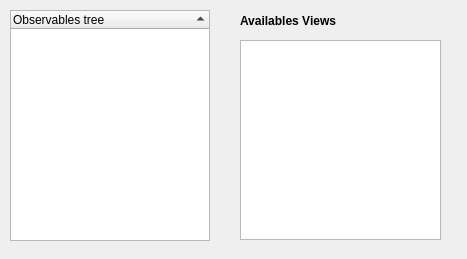
<?xml version="1.0" encoding="UTF-8"?>
<ui version="4.0">
 <class>FileVpzObservables</class>
 <widget class="QWidget" name="FileVpzObservables">
  <property name="geometry">
   <rect>
    <x>0</x>
    <y>0</y>
    <width>467</width>
    <height>259</height>
   </rect>
  </property>
  <property name="windowTitle">
   <string>Form</string>
  </property>
  <widget class="QTreeWidget" name="obsTree">
   <property name="geometry">
    <rect>
     <x>10</x>
     <y>10</y>
     <width>200</width>
     <height>231</height>
    </rect>
   </property>
   <property name="maximumSize">
    <size>
     <width>200</width>
     <height>16777215</height>
    </size>
   </property>
   <property name="selectionMode">
    <enum>QAbstractItemView::MultiSelection</enum>
   </property>
   <property name="autoExpandDelay">
    <number>-1</number>
   </property>
   <property name="sortingEnabled">
    <bool>true</bool>
   </property>
   <column>
    <property name="text">
     <string notr="true">Observables tree</string>
    </property>
   </column>
  </widget>
  <widget class="QLabel" name="viewsLabel">
   <property name="geometry">
    <rect>
     <x>240</x>
     <y>10</y>
     <width>441</width>
     <height>21</height>
    </rect>
   </property>
   <property name="font">
    <font>
     <weight>75</weight>
     <bold>true</bold>
    </font>
   </property>
   <property name="text">
    <string>Availables Views</string>
   </property>
  </widget>
  <widget class="QListWidget" name="viewsList">
   <property name="geometry">
    <rect>
     <x>240</x>
     <y>40</y>
     <width>201</width>
     <height>200</height>
    </rect>
   </property>
   <property name="maximumSize">
    <size>
     <width>260</width>
     <height>200</height>
    </size>
   </property>
   <property name="selectionMode">
    <enum>QAbstractItemView::MultiSelection</enum>
   </property>
  </widget>
 </widget>
 <resources/>
 <connections/>
</ui>
